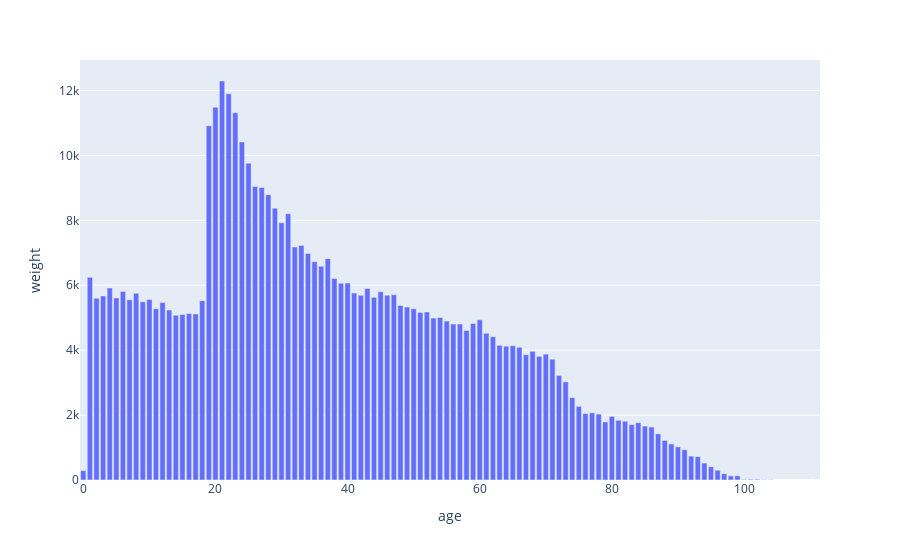

This figure's notebook cell:
### Markdown cell above
### Age distribution

### Code cell
# Age distribution of the study area
df_age_study_area = df_census_filtered.groupby("age")["weight"].sum().reset_index()
px.bar(df_age_study_area, x = "age", y = "weight")

### Figure 1 — Plotly figure (JSON) as saved in the notebook; plotly's stock layout.template omitted (floating-point values rounded to 4 significant figures)
{"data": [{"alignmentgroup": "True", "hovertemplate": "age=%{x}<br>weight=%{y}<extra></extra>", "legendgroup": "", "marker": {"color": "#636efa", "pattern": {"shape": ""}}, "name": "", "offsetgroup": "", "orientation": "v", "showlegend": false, "textposition": "auto", "type": "bar", "x": [0, 1, 2, 3, 4, 5, 6, 7, 8, 9, 10, 11, 12, 13, 14, 15, 16, 17, 18, 19, 20, 21, 22, 23, 24, 25, 26, 27, 28, 29, 30, 31, 32, 33, 34, 35, 36, 37, 38, 39, 40, 41, 42, 43, 44, 45, 46, 47, 48, 49, 50, 51, 52, 53, 54, 55, 56, 57, 58, 59, 60, 61, 62, 63, 64, 65, 66, 67, 68, 69, 70, 71, 72, 73, 74, 75, 76, 77, 78, 79, 80, 81, 82, 83, 84, 85, 86, 87, 88, 89, 90, 91, 92, 93, 94, 95, 96, 97, 98, 99, 100, 101, 102, 103, 104, 111], "xaxis": "x", "y": [289.0, 6243.0, 5595.0, 5672.0, 5914.0, 5610.0, 5810.0, 5551.0, 5753.0, 5489.0, 5563.0, 5275.0, 5465.0, 5235.0, 5075.0, 5101.0, 5126.0, 5117.0, 5522.0, 10910.0, 11480.0, 12290.0, 11900.0, 11310.0, 10410.0, 9759.0, 9038.0, 9012.0, 8789.0, 8373.0, 7922.0, 8203.0, 7178.0, 7227.0, 6976.0, 6723.0, 6585.0, 6819.0, 6209.0, 6058.0, 6067.0, 5760.0, 5689.0, 5896.0, 5628.0, 5797.0, 5689.0, 5707.0, 5374.0, 5327.0, 5274.0, 5162.0, 5176.0, 4990.0, 5006.0, 4894.0, 4804.0, 4803.0, 4607.0, 4818.0, 4937.0, 4521.0, 4413.0, 4147.0, 4120.0, 4135.0, 4086.0, 3861.0, 3962.0, 3809.0, 3877.0, 3720.0, 3222.0, 3022.0, 2538.0, 2268.0, 2047.0, 2070.0, 2031.0, 1789.0, 1960.0, 1839.0, 1810.0, 1708.0, 1764.0, 1661.0, 1632.0, 1422.0, 1220.0, 1112.0, 1022.0, 930.9, 736.7, 719.8, 521.3, 408.3, 301.7, 192.5, 126.2, 129.1, 18.94, 21.82, 22.58, 8.214, 9.332, 1.052], "yaxis": "y"}], "layout": {"autosize": true, "barmode": "relative", "legend": {"tracegroupgap": 0}, "margin": {"t": 60}, "xaxis": {"anchor": "y", "autorange": true, "domain": [0, 1], "range": [-0.5, 111.5], "title": {"text": "age"}, "type": "linear"}, "yaxis": {"anchor": "x", "autorange": true, "domain": [0, 1], "range": [0, 12940.0], "title": {"text": "weight"}, "type": "linear"}}}
